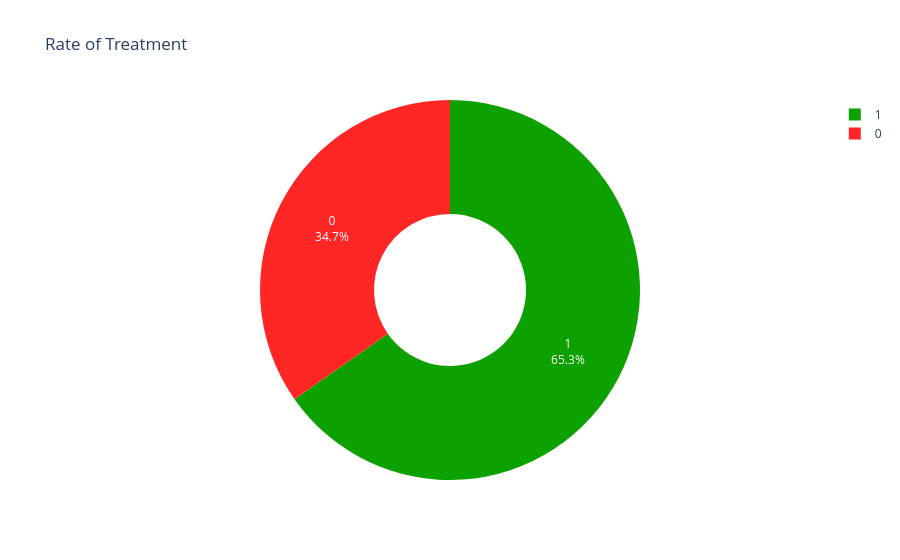

Notebook cell for this chart:
### Code cell
counts = df['Treatment_Success'].value_counts()

fig = px.pie (names = counts.index, values = counts.values,
                title = 'Rate of Treatment', hole = 0.4 , color_discrete_sequence = ["#0DA100", "#FF2626"]
)
fig.update_traces(  textinfo = 'percent+label', textposition = 'inside'
)
fig.show()

### Figure 1 — Plotly figure (JSON) as saved in the notebook; plotly's stock layout.template omitted (floating-point values rounded to 4 significant figures)
{"data": [{"domain": {"x": [0, 1], "y": [0, 1]}, "hole": 0.4, "hovertemplate": "label=%{label}<br>value=%{value}<extra></extra>", "labels": [1, 0], "legendgroup": "", "name": "", "showlegend": true, "textinfo": "percent+label", "textposition": "inside", "type": "pie", "values": [6526, 3474]}], "layout": {"legend": {"tracegroupgap": 0}, "piecolorway": ["#0DA100", "#FF2626"], "title": {"text": "Rate of Treatment"}}}
